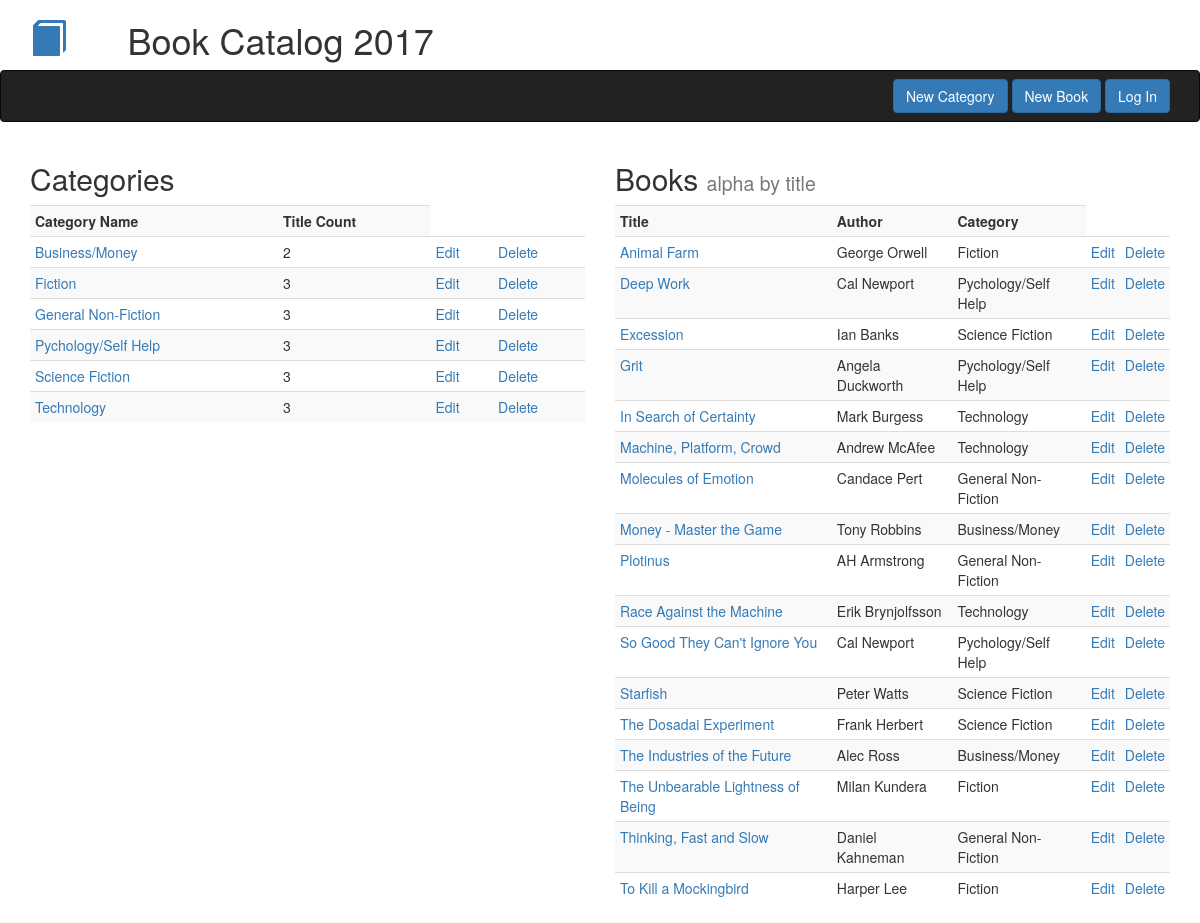
Before: / with the older database file.
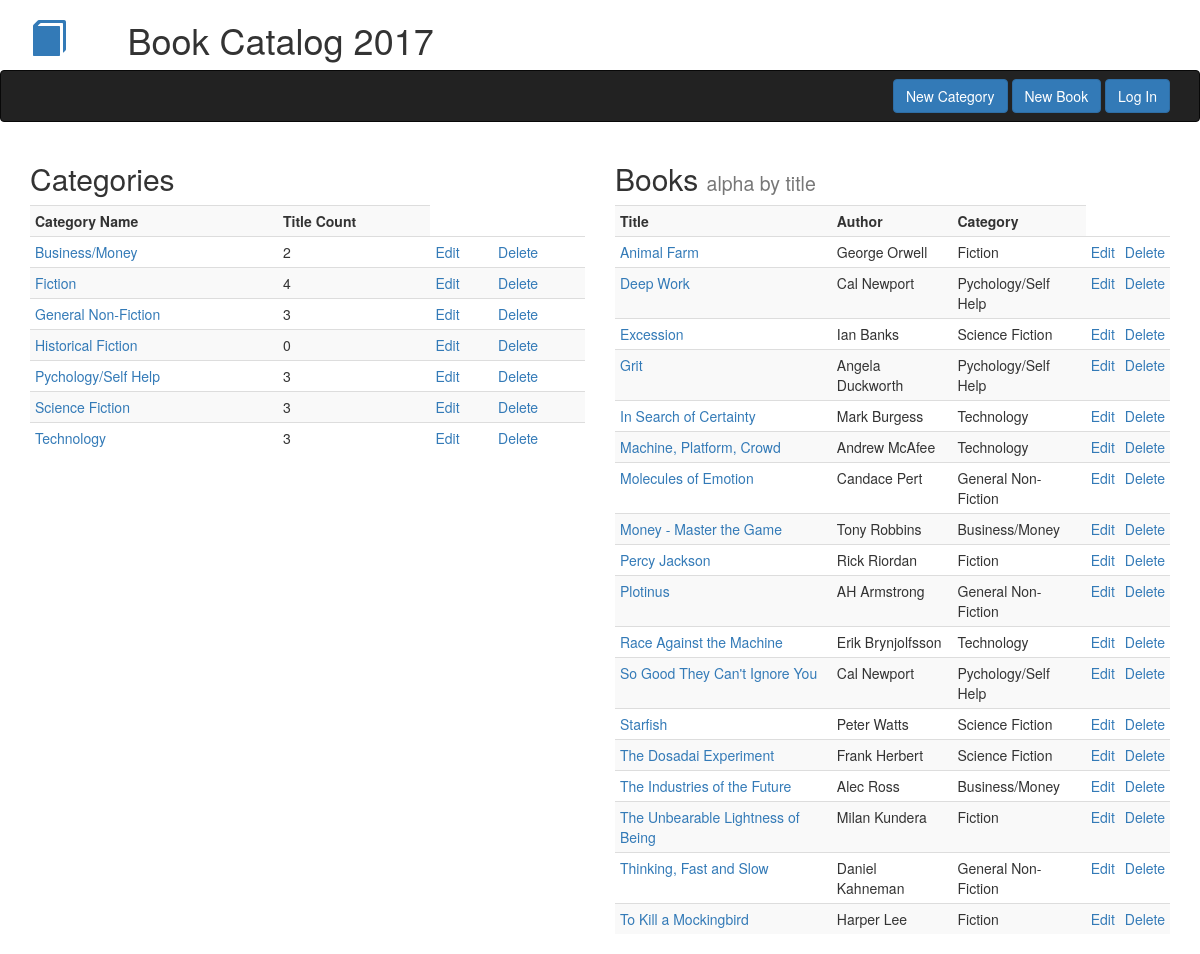
After: the same page with the newer database file.
### db_setup.py (models this page shows, shortened)
class Category(Base):
    __tablename__ = 'category'
    name = Column(String(80), nullable = False)
    id = Column(Integer, primary_key = True)

class Book(Base):
    __tablename__ = 'book'
    title = Column(String(80), nullable = False)
    id = Column(Integer, primary_key = True)
    subtitle = Column(String(250))
    author = Column(String(250), nullable = False)
    author2 = Column(String(250))
    description = Column(String(250))
    category_id = Column(Integer, ForeignKey('category.id'))
    category = relationship(Category)

### catalog.py (the view)
@app.route('/')
def indexPage():
    books = session.query(Book).order_by(Book.title)
    category_counts = (
        session.query(Category.name, Category.id, func.count(Book.title).label("count"))
        .outerjoin(Book, Category.id == Book.category_id)
        .group_by(Category.id)
        .order_by(Category.name)
        )
    return render_template('index.html',books = books, category_counts = category_counts)

### templates/index.html (shortened to what this page needs)
{% extends 'bootstrap/base.html' %}
{% block navbar %}{% include 'header_nav.html' %}{% endblock %}
{% block content %}
<div class='container'>
    <div class='row'>
        <div class='col-md-6'>
            <h2>Categories</h2>
            <table class='table table-striped table-condensed'>
            <th>Category Name</th><th>Title Count</th>
            {% for category in category_counts %}
                <tr><td><a href="{{ url_for('listBooksByCategory', category_id = category.id) }}">{{ category.name }}</a></td><td>{{ category.count }}<td><a href="{{ url_for('editCategory', category_id = category.id) }}"> Edit</a></td><td><a href="{{ url_for('deleteCategory', category_id = category.id) }}"> Delete</a></td></tr>
            {% endfor %}
            </table>
        </div>
        <div class='col-md-6'>
            <h2>Books <small>alpha by title</small></h2>
            <table class='table table-striped table-condensed'>
            <th>Title</th><th>Author</th><th>Category</th>
            {% for book in books %}
                <tr><td><a href="{{ url_for('singleBook', book_id = book.id) }}">{{ book.title }}</a></td><td>{{ book.author }}</td>
                {% for category in category_counts %}
                    {%  if category.id == book.category_id %}
                        <td>{{ category.name }}</td>
                    {% endif %}
                {% endfor %}
                <td><a href="{{ url_for('editBook', book_id = book.id) }}">Edit</a></td><td><a href="{{ url_for('deleteBook', book_id = book.id) }}">Delete</a></td></tr>
            {% endfor %}
            </table>
        </div>
    </div>
</div>
{% endblock %}

### templates/header_nav.html
<div class="container">
    <div class="row">
        <div class="col-xs-2 col-sm-1 h1"><a href="{{url_for('indexPage') }}"><span class="glyphicon glyphicon-book"></span></a></div>
        <div class="col-xs-10"><h1>Book Catalog 2017</h1></div>
    </div>
</div>
<nav class="navbar navbar-inverse bg-primary">
    <div class="container">
        <div class="row">
            <div class="col-md-6"></div>
            <div class="col-md-6 text-right">
                <a class="btn btn-primary navbar-btn nounderline" href="{{ url_for('createCategory') }}">New Category</a>
                <a class="btn btn-primary navbar-btn" href="{{ url_for('createBook') }}">New Book</a>
                <a class="btn btn-primary navbar-btn" href="#">Log In</a>
            </div>
        </div>
    </div>
</nav>

Changed rows visible on the page:
computed for Category "Fiction": count "3" → "4"
added Category: name "Historical Fiction", count "0", shown under "Categories"
added Book: title "Percy Jackson", author "Rick Riordan", Category (name "Fiction")
